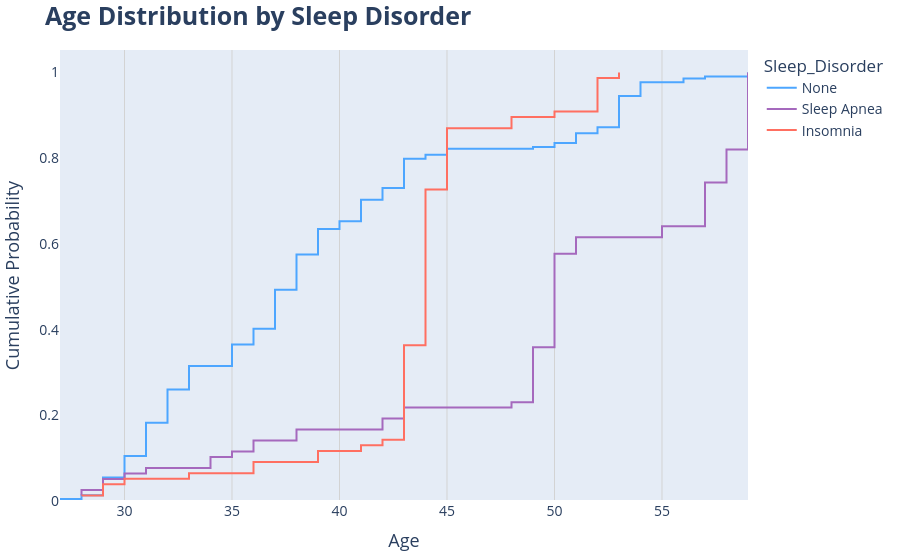

Notebook code for this chart:
### Markdown cell above
Age seems to play a role in sleep disorder prevalence. The ECDF plot shows that individuals without sleep disorders tend to be younger, while those with sleep apnea or insomnia are more common in older age brackets. This suggests a potential age-related increase in sleep-related issues.

### Code cell
fig = px.ecdf(df2, x='Age',
              color='Sleep_Disorder',
              color_discrete_map={    
                  'None': '#4DA6FF',       
                  'Sleep Apnea': '#A569BD',  
                  'Insomnia': '#FF6F61'      
              })

fig.update_layout(title="<b>Age Distribution by Sleep Disorder</b>",
                  title_font={'size': 25},
                  paper_bgcolor='#FFFFFF', 
                #   plot_bgcolor='#FFFFFF',
                
    margin=dict(t=50, b=50, l=50, r=50),
    font=dict(size=14),
    xaxis_title="Age",  
    yaxis_title="Cumulative Probability",  
    xaxis=dict(title_font=dict(size=18), tickfont=dict(size=14)), 
    yaxis=dict(title_font=dict(size=18), tickfont=dict(size=14)) 
)

fig.update_xaxes(showgrid=True, gridcolor='lightgray') 
fig.update_yaxes(showgrid=False)

fig.show()

### Figure 1 — Plotly figure (JSON) as saved in the notebook; plotly's stock layout.template omitted (floating-point values rounded to 4 significant figures; data arrays with more than 128 entries replaced by an {"elided": "..."} marker saying what was removed)
{"data": [{"hovertemplate": "Sleep_Disorder=None<br>Age=%{x}<br>probability=%{y}<extra></extra>", "legendgroup": "None", "line": {"dash": "solid", "shape": "hv"}, "marker": {"color": "#4DA6FF", "symbol": "circle"}, "mode": "lines", "name": "None", "orientation": "v", "showlegend": true, "type": "scatter", "x": {"elided": "219 int values"}, "xaxis": "x", "y": {"elided": "219 float values"}, "yaxis": "y"}, {"hovertemplate": "Sleep_Disorder=Sleep Apnea<br>Age=%{x}<br>probability=%{y}<extra></extra>", "legendgroup": "Sleep Apnea", "line": {"dash": "solid", "shape": "hv"}, "marker": {"color": "#A569BD", "symbol": "circle"}, "mode": "lines", "name": "Sleep Apnea", "orientation": "v", "showlegend": true, "type": "scatter", "x": [28, 28, 29, 29, 30, 31, 34, 34, 35, 36, 36, 38, 38, 42, 42, 43, 43, 48, 49, 49, 49, 49, 49, 49, 49, 49, 49, 49, 50, 50, 50, 50, 50, 50, 50, 50, 50, 50, 50, 50, 50, 50, 50, 50, 50, 51, 51, 51, 55, 55, 57, 57, 57, 57, 57, 57, 57, 57, 58, 58, 58, 58, 58, 58, 59, 59, 59, 59, 59, 59, 59, 59, 59, 59, 59, 59, 59, 59], "xaxis": "x", "y": [0.01282, 0.02564, 0.03846, 0.05128, 0.0641, 0.07692, 0.08974, 0.1026, 0.1154, 0.1282, 0.141, 0.1538, 0.1667, 0.1795, 0.1923, 0.2051, 0.2179, 0.2308, 0.2436, 0.2564, 0.2692, 0.2821, 0.2949, 0.3077, 0.3205, 0.3333, 0.3462, 0.359, 0.3718, 0.3846, 0.3974, 0.4103, 0.4231, 0.4359, 0.4487, 0.4615, 0.4744, 0.4872, 0.5, 0.5128, 0.5256, 0.5385, 0.5513, 0.5641, 0.5769, 0.5897, 0.6026, 0.6154, 0.6282, 0.641, 0.6538, 0.6667, 0.6795, 0.6923, 0.7051, 0.7179, 0.7308, 0.7436, 0.7564, 0.7692, 0.7821, 0.7949, 0.8077, 0.8205, 0.8333, 0.8462, 0.859, 0.8718, 0.8846, 0.8974, 0.9103, 0.9231, 0.9359, 0.9487, 0.9615, 0.9744, 0.9872, 1.0], "yaxis": "y"}, {"hovertemplate": "Sleep_Disorder=Insomnia<br>Age=%{x}<br>probability=%{y}<extra></extra>", "legendgroup": "Insomnia", "line": {"dash": "solid", "shape": "hv"}, "marker": {"color": "#FF6F61", "symbol": "circle"}, "mode": "lines", "name": "Insomnia", "orientation": "v", "showlegend": true, "type": "scatter", "x": [28, 29, 29, 30, 33, 36, 36, 39, 39, 41, 42, 43, 43, 43, 43, 43, 43, 43, 43, 43, 43, 43, 43, 43, 43, 43, 43, 43, 44, 44, 44, 44, 44, 44, 44, 44, 44, 44, 44, 44, 44, 44, 44, 44, 44, 44, 44, 44, 44, 44, 44, 44, 44, 44, 44, 44, 45, 45, 45, 45, 45, 45, 45, 45, 45, 45, 45, 48, 48, 50, 52, 52, 52, 52, 52, 52, 53], "xaxis": "x", "y": [0.01299, 0.02597, 0.03896, 0.05195, 0.06494, 0.07792, 0.09091, 0.1039, 0.1169, 0.1299, 0.1429, 0.1558, 0.1688, 0.1818, 0.1948, 0.2078, 0.2208, 0.2338, 0.2468, 0.2597, 0.2727, 0.2857, 0.2987, 0.3117, 0.3247, 0.3377, 0.3506, 0.3636, 0.3766, 0.3896, 0.4026, 0.4156, 0.4286, 0.4416, 0.4545, 0.4675, 0.4805, 0.4935, 0.5065, 0.5195, 0.5325, 0.5455, 0.5584, 0.5714, 0.5844, 0.5974, 0.6104, 0.6234, 0.6364, 0.6494, 0.6623, 0.6753, 0.6883, 0.7013, 0.7143, 0.7273, 0.7403, 0.7532, 0.7662, 0.7792, 0.7922, 0.8052, 0.8182, 0.8312, 0.8442, 0.8571, 0.8701, 0.8831, 0.8961, 0.9091, 0.9221, 0.9351, 0.9481, 0.961, 0.974, 0.987, 1.0], "yaxis": "y"}], "layout": {"font": {"size": 14}, "legend": {"title": {"text": "Sleep_Disorder"}, "tracegroupgap": 0}, "margin": {"b": 50, "l": 50, "r": 50, "t": 50}, "paper_bgcolor": "#FFFFFF", "title": {"font": {"size": 25}, "text": "<b>Age Distribution by Sleep Disorder</b>"}, "xaxis": {"anchor": "y", "domain": [0, 1], "gridcolor": "lightgray", "showgrid": true, "tickfont": {"size": 14}, "title": {"font": {"size": 18}, "text": "Age"}}, "yaxis": {"anchor": "x", "domain": [0, 1], "rangemode": "tozero", "showgrid": false, "tickfont": {"size": 14}, "title": {"font": {"size": 18}, "text": "Cumulative Probability"}}}}
